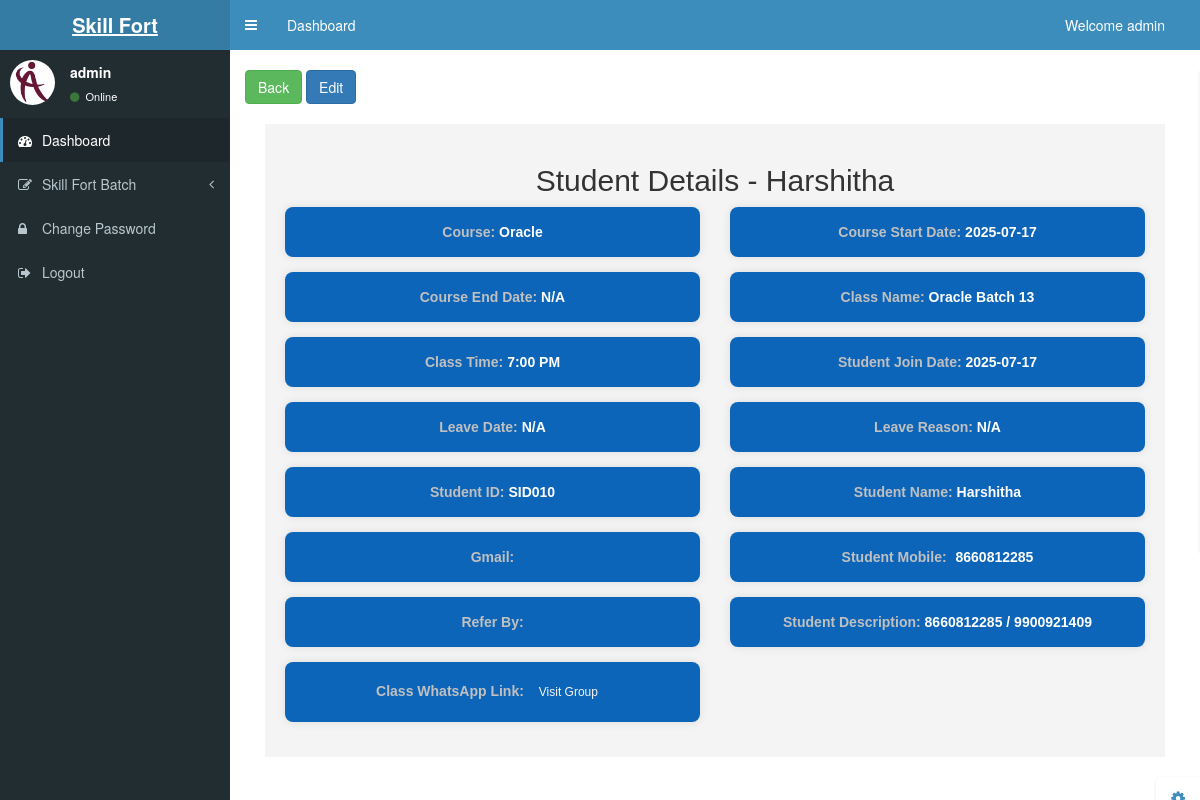
The app's page /studentSinglePage.php?id=114&class_name=Oracle Batch 13&class_id=34 (signed in) with its own data.
### tables this page shows
CREATE TABLE `student` (
  `id` int(11) NOT NULL,
  `studentId` varchar(200) NOT NULL,
  `studentName` varchar(200) NOT NULL,
  `mobile` varchar(200) NOT NULL,
  `gmail` varchar(200) NOT NULL,
  `referBy` varchar(200) NOT NULL,
  `description` text NOT NULL,
  `course` varchar(200) NOT NULL,
  `class_name` varchar(200) NOT NULL,
  `class_time` varchar(200) NOT NULL,
  `start_date` varchar(200) NOT NULL,
  `whatsappLink` varchar(200) NOT NULL,
  `date` timestamp NOT NULL DEFAULT current_timestamp() ON UPDATE current_timestamp(),
  `join_date` varchar(200) NOT NULL,
  `leave_date` varchar(200) NOT NULL,
  `action` varchar(500) NOT NULL,
  `deleteReason` text NOT NULL,
  `end_date` varchar(200) NOT NULL
);

### studentSinglePage.php (the view, shortened to what this page needs)
<?php include('header.php') ?>
<?php
if (isset($_GET['id'])) {
    $id = $_GET['id'];
}
if (isset($_GET['class_name'])) {
    $class_name = $_GET['class_name'];
}
if (isset($_GET['class_id'])) {
    $class_id = $_GET['class_id'];
}
?>
<div class="content-wrapper">
    <div class="container-fluid mt-3">
        <br>
        <div class="d-flex flex-wrap justify-content-end mb-3 gap-2">
            <a href="viewStudents.php?class_name=<?php echo $class_name; ?>&class_id=<?php echo $class_id; ?>"><button class="btn btn-success me-2 mb-2">Back</button></a>
            <a href="studentEdit.php?id=<?php echo $id; ?>&class_id=<?php echo $class_id; ?>&class_name=<?php echo $class_name; ?>"><button class="btn btn-primary me-2 mb-2">Edit</button></a>
        </div>
        <div class="studentDetailsContainer">
            <?php
            $result = mysqli_query($conn, "SELECT * FROM `student` WHERE `id`='$id'");
            while ($row_result = mysqli_fetch_array($result)) {
                $course = $row_result['course'];
                $class_name = $row_result['class_name'];
                $class_time = $row_result['class_time'];
                $start_date = $row_result['start_date'];
                $whatsappLink = $row_result['whatsappLink'];
                $description = $row_result['description'];
                $gmail = $row_result['gmail'];
                $referBy = $row_result['referBy'];
                $join_date = $row_result['join_date'];
                $mobile = $row_result['mobile'];
                $studentId = $row_result['studentId'];
                $studentName = $row_result['studentName'];
                $leave_date = $row_result['leave_date'];
                $deleteReason = $row_result['deleteReason'];
                $end_date = $row_result['end_date'];
            ?>
                <h2 class="text-center mb-4">Student Details - <?php echo $studentName; ?></h2>
                <div class="row">
                    <div class="col-md-6 col-12">
                        <div class="tile"> <span style="color: rgb(192, 192, 192);">Course:</span> <?php echo $course; ?> </div>
                    </div>
                    <div class="col-md-6 col-12">
                        <div class="tile"> <span style="color: rgb(192, 192, 192);">Course Start Date:</span> <?php echo $start_date; ?> </div>
                    </div>
                    <div class="col-md-6 col-12">
                        <div class="tile"> <span style="color: rgb(192, 192, 192);">Course End Date:</span> <?php echo $end_date ? $end_date : 'N/A'; ?> </div>
                    </div>
                    <div class="col-md-6 col-12">
                        <div class="tile"> <span style="color: rgb(192, 192, 192);">Class Name:</span> <?php echo $class_name; ?> </div>
                    </div>
                    <div class="col-md-6 col-12">
                        <div class="tile"> <span style="color: rgb(192, 192, 192);">Class Time:</span> <?php echo $class_time; ?> </div>
                    </div>
                    <div class="col-md-6 col-12">
                        <div class="tile"> <span style="color: rgb(192, 192, 192);">Student Join Date:</span> <?php echo $join_date; ?> </div>
                    </div>
                    <div class="col-md-6 col-12">
                        <div class="tile"> <span style="color: rgb(192, 192, 192);">Leave Date:</span> <?php echo $leave_date ? $leave_date : 'N/A'; ?> </div>
                    </div>
                    <div class="col-md-6 col-12">
                        <div class="tile"> <span style="color: rgb(192, 192, 192);">Leave Reason:</span> <?php echo $deleteReason ? $deleteReason : 'N/A'; ?> </div>
                    </div>
                    <div class="col-md-6 col-12">
                        <div class="tile"> <span style="color: rgb(192, 192, 192);">Student ID:</span> <?php echo $studentId; ?> </div>
                    </div>
                    <div class="col-md-6 col-12">
                        <div class="tile"> <span style="color: rgb(192, 192, 192);">Student Name:</span> <?php echo $studentName; ?> </div>
                    </div>
                    <div class="col-md-6 col-12">
                        <div class="tile"> <span style="color: rgb(192, 192, 192);">Gmail:</span> <?php echo $gmail; ?> </div>
                    </div>
                    <div class="col-md-6 col-12">
                        <div class="tile">
                            <span style="color: rgb(192, 192, 192);">Student Mobile:</span>
                            <a id="callLink" href="#" style="margin-left: 5px;"><span style="color: white;"><?php echo $mobile; ?></span></a>
                        </div>
                    </div>
                    <div class="col-md-6 col-12">
                        <div class="tile"> <span style="color: rgb(192, 192, 192);">Refer By:</span> <?php echo $referBy; ?> </div>
                    </div>
                    <div class="col-md-6 col-12">
                        <div class="tile"> <span style="color: rgb(192, 192, 192);">Student Description:</span> <?php echo $description; ?> </div>
                    </div>
                    <div class="col-md-6 col-12">
                        <div class="tile">
                            <span style="color: rgb(192, 192, 192);">Class WhatsApp Link:</span>
                            <a href="<?php echo $whatsappLink; ?>" target="_blank" class="btn btn-outline-primary btn-sm ml-2"><span style="color: whitesmoke;">Visit Group</span></a>
                        </div>
                    </div>
                </div>
            <?php
            }
            ?>
        </div>
    </div>
</div>
<?php include('footer.php') ?>

### header.php (style rules this page uses)
.studentDetailsContainer { font-family: Arial, sans-serif; margin: 20px; background-color: #f4f4f4; padding: 20px; }
.tile { flex: 1 1 200px; background-color: #007bff; color: white; padding: 20px; text-align: center; font-weight: bold; border-radius: 10px; cursor: pointer; transition: background-color 0.3s ease, transform 0.2s ease; min-width: 200px; }

### studentSinglePage.php (style rules this page uses)
.studentDetailsContainer { padding: 20px; }
.tile { background: rgb(12, 101, 185); padding: 15px; margin-bottom: 15px; border-radius: 8px; box-shadow: 0 0 10px rgba(0, 0, 0, 0.1); word-break: break-word; }

### records on screen
student: studentName "Harshitha", course "Oracle", start_date "2025-07-17", end_date "N/A", class_name "Oracle Batch 13", class_time "7:00 PM", join_date "2025-07-17", leave_date "N/A", deleteReason "N/A", studentId "SID010", mobile "8660812285", description "8660812285 / 9900921409"

### other values on screen
$username "admin"
